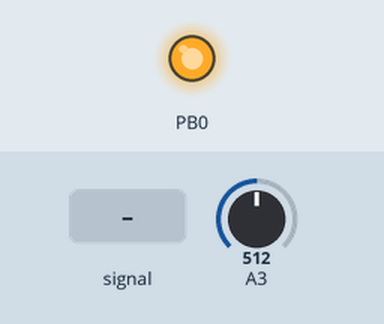
Recording of a sketch running on a simulated ATtiny85, built with avr-gcc and run on an emulated ATtiny85. Parts: output pins drawn as LEDs (lit = HIGH). The test bench sets the inputs (shaded band); at power-on: A3 = 512.

Above: at 0.8 s.
0.9 s: A3 fed a 2 Hz sine of ±306 counts around its level
At 1.37 s:
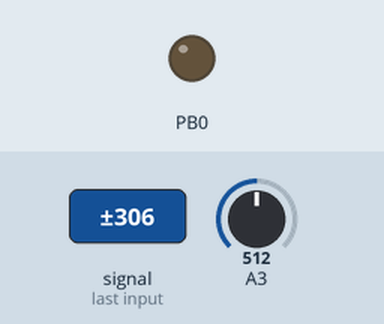
3.9 s: A3 fed a 200 Hz sine of ±81 counts around its level
5.4 s: A3 set to 716
At 6.6 s:
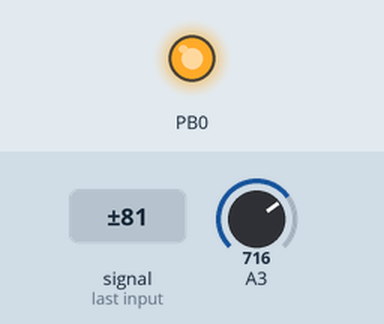
6.9 s: A3 fed a 50 Hz sine of ±306 counts around its level
At 7.5 s:
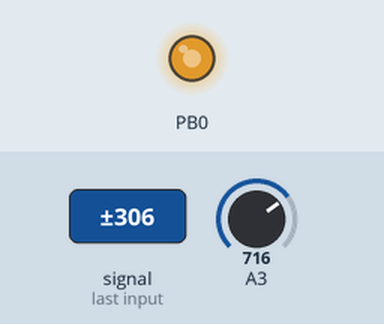
8.4 s: A3 set to 900
At 8.9 s:
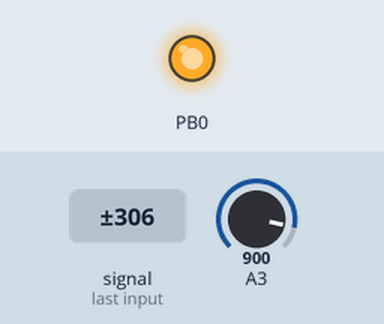
Timing chart, 0 to 10.9 s (numbered marks = the images above; inputs shaded):
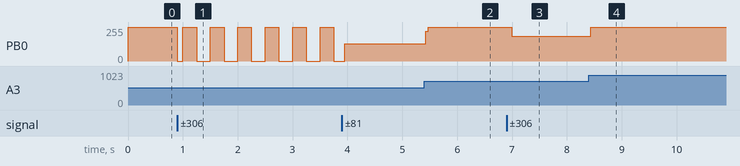

Measured:
- after the input at 0.9 s, PB0: 255/255 → 0/255 at once, then repeats every 0.50 s: 255/255 0.25 s, 0/255 0.25 s
- after the input at 5.4 s, PB0: 128/255 → 255/255 at once
- after the input at 6.9 s, PB0: 255/255 → 187/255 after 0.09 s
- after the input at 8.4 s, PB0: 187/255 → 255/255 at once

The sketch:

ADC.ino
```cpp
// Attiny85 embedded code
// ADC input
// Analog input at IC PIN 3 : PB4
// Digital LED output at PIN 0

#include <avr/io.h>

unsigned int data;

void initialise()
{
  DDRB=0x01;
  ADCSRA|=(1<<ADEN)|(1<<ADPS2)|(1<<ADPS1);
  ADMUX|=(1<<MUX1)|(1<<MUX0);
}

void ADC_convert()
{
  data=0;
  ADCSRA|=(1<<ADSC);
  while(!(ADCSRA&(1<<ADIF)));
  data=int(ADCL);
  data+=(int(ADCH)*256);
}

int main()
{
  initialise();
  while(1)
  {
      ADC_convert();
      if(data>=512)
        PORTB|=(1<<0);
      if(data<512)
        PORTB&=~(1<<0);
  }
}
```
